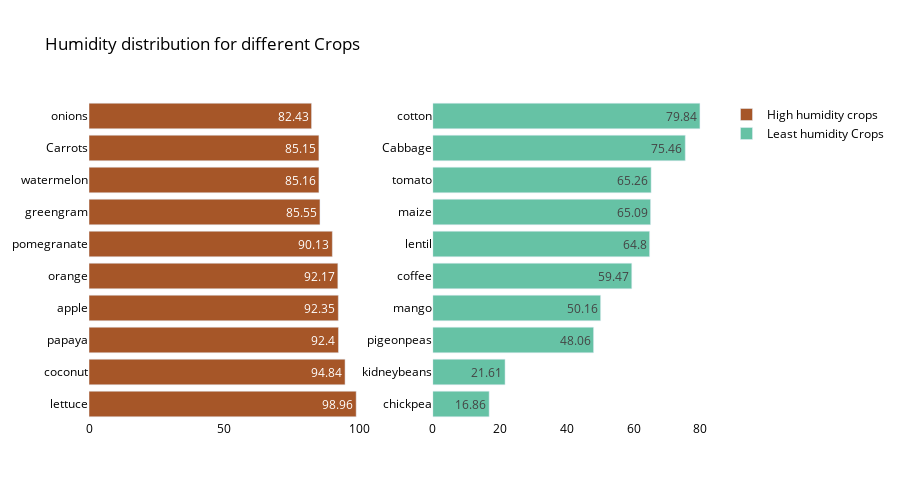

The cell this chart's notebook holds for it:
### Markdown cell above
Lettuce thrives in high temperatures and chickpeas does well in low temperatures.

### Code cell
# create and sort DataFrame
temperature_summary= crop_average.sort_values(by='humidity', ascending=False)
# Create subplots
fig = make_subplots(rows=1, cols=2)
# Define data for subplots
top = temperature_summary.nlargest(10,'humidity')
last = temperature_summary.nsmallest(10,'humidity')
# Generate unique color palettes for top and last
color_palette_top = px.colors.qualitative.Set1
color_palette_last = px.colors.qualitative.Set2
# Add bar traces to subplots
fig.add_trace(go.Bar(y=top.index,x=top['humidity'],name="High humidity crops",
        marker_color=random.choice(color_palette_top),orientation='h',
        text=top['humidity']),row=1, col=1)
fig.add_trace(go.Bar(y=last.index,x=last['humidity'],name="Least humidity Crops",
        marker_color=random.choice(color_palette_last),orientation='h',
        text=last['humidity']),row=1, col=2)
# Update trace settings and layout
fig.update_traces(texttemplate='%{text}', textposition='inside')
fig.update_layout(title_text="Humidity distribution for different Crops",
    plot_bgcolor='white',font_size=12,font_color='black',height=500)
# Update axes and display the figure
fig.update_xaxes(showgrid=False)
fig.update_yaxes(showgrid=False)
fig.show()

### Figure 1 — Plotly figure (JSON) as saved in the notebook; plotly's stock layout.template omitted (floating-point values rounded to 4 significant figures)
{"data": [{"marker": {"color": "rgb(166,86,40)"}, "name": "High humidity crops", "orientation": "h", "text": [98.96, 94.84, 92.4, 92.35, 92.17, 90.13, 85.55, 85.16, 85.15, 82.43], "textposition": "inside", "texttemplate": "%{text}", "type": "bar", "x": [98.96, 94.84, 92.4, 92.35, 92.17, 90.13, 85.55, 85.16, 85.15, 82.43], "xaxis": "x", "y": ["lettuce", "coconut", "papaya", "apple", "orange", "pomegranate", "greengram", "watermelon", "Carrots", "onions"], "yaxis": "y"}, {"marker": {"color": "rgb(102,194,165)"}, "name": "Least humidity Crops", "orientation": "h", "text": [16.86, 21.61, 48.06, 50.16, 59.47, 64.8, 65.09, 65.26, 75.46, 79.84], "textposition": "inside", "texttemplate": "%{text}", "type": "bar", "x": [16.86, 21.61, 48.06, 50.16, 59.47, 64.8, 65.09, 65.26, 75.46, 79.84], "xaxis": "x2", "y": ["chickpea", "kidneybeans", "pigeonpeas", "mango", "coffee", "lentil", "maize", "tomato", "Cabbage", "cotton"], "yaxis": "y2"}], "layout": {"font": {"color": "black", "size": 12}, "height": 500, "plot_bgcolor": "white", "title": {"text": "Humidity distribution for different Crops"}, "xaxis": {"anchor": "y", "domain": [0, 0.45], "showgrid": false}, "xaxis2": {"anchor": "y2", "domain": [0.55, 1], "showgrid": false}, "yaxis": {"anchor": "x", "domain": [0, 1], "showgrid": false}, "yaxis2": {"anchor": "x2", "domain": [0, 1], "showgrid": false}}}
